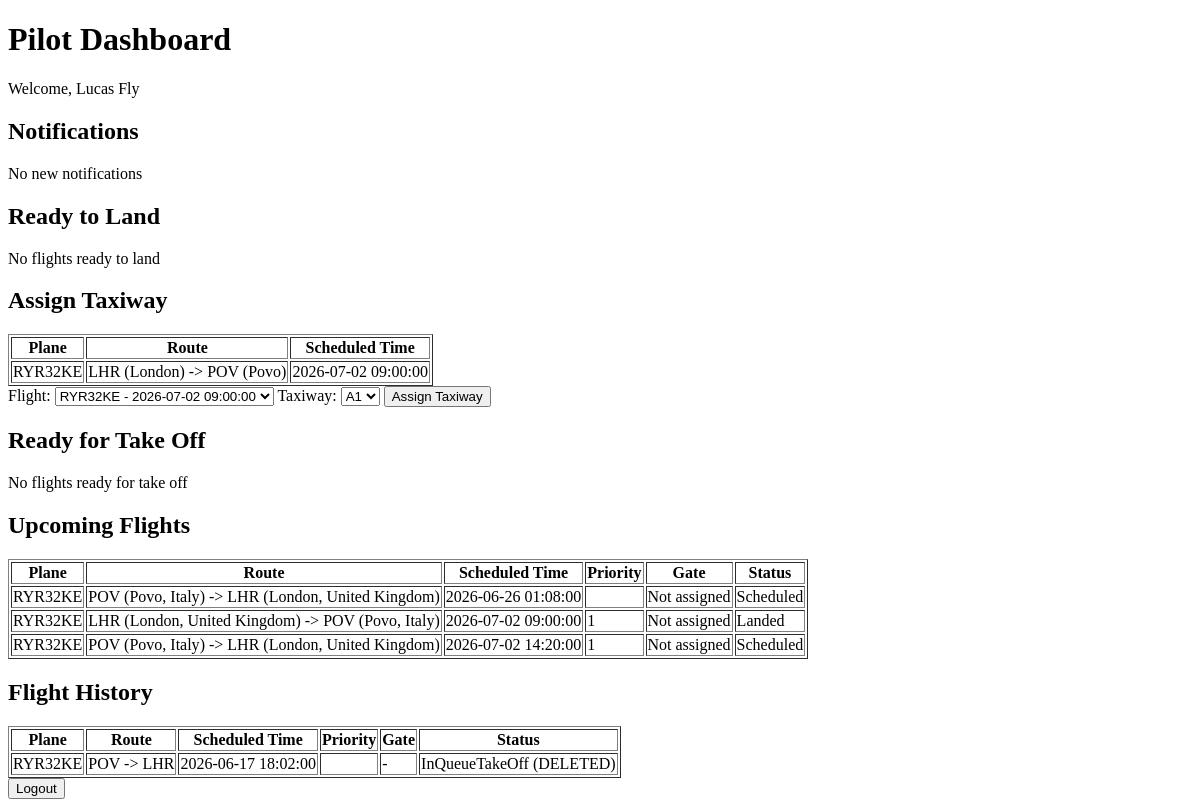
Page /PovoAirport/PilotPage.php (signed in) on the earlier database version.
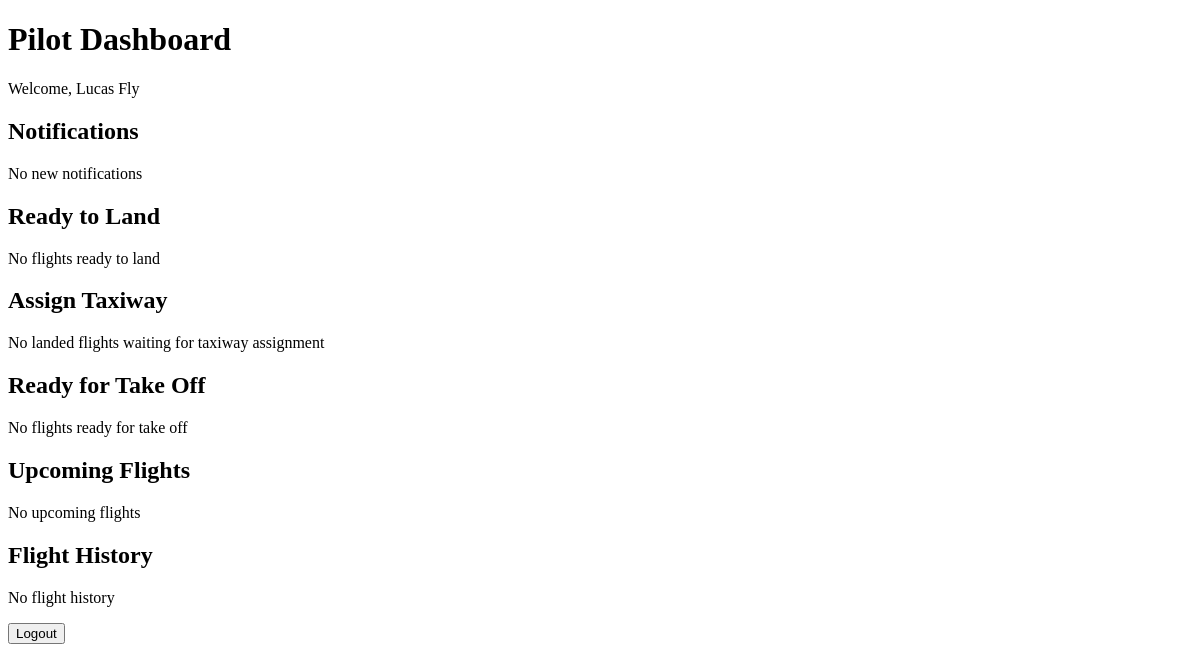
Same page on the later database version.
### tables this page shows
CREATE TABLE `flights` (
  `id` int(11) NOT NULL,
  `priority` int(11) DEFAULT NULL,
  `scheduled_time` datetime NOT NULL,
  `validation` enum('NOT_ACCEPTED','ACCEPTED','REJECTED','CONFIRMED','DELETED') NOT NULL DEFAULT 'NOT_ACCEPTED',
  `plane_id` varchar(8) NOT NULL,
  `pilot_id` int(11) NOT NULL,
  `departure_airport_id` int(11) NOT NULL,
  `arrival_airport_id` int(11) NOT NULL,
  `status_id` int(11) NOT NULL,
  `modify_id` int(11) DEFAULT NULL
);

CREATE TABLE `airports` (
  `id` int(11) NOT NULL,
  `name` varchar(255) NOT NULL,
  `code` varchar(4) NOT NULL,
  `nation` varchar(255) NOT NULL,
  `city` varchar(255) NOT NULL
);

CREATE TABLE `flight_status` (
  `id` int(11) NOT NULL,
  `status` varchar(255) NOT NULL
);

### PovoAirport/Classes/User.php (called while the page is built, shortened)
<?php
class User
{
    private int $id;
    private string $name;
    private string $surname;
    public function getId(): int{
        return $this->id;
    }
    public function getName(): string{
        return $this->name;
    }
    public function getSurname(): string{
        return $this->surname;
    }
}

### PovoAirport/Controllers/TrafficControlSystem.php (called while the page is built, shortened)
<?php
class TrafficControlSystem
{
    public function getAvailableTaxiways(): array{
        require 'DatabaseInfo.php';
        try {
            $conn = new PDO("mysql:host=$servername;dbname=$dbname", $username, $password);
            $conn->setAttribute(PDO::ATTR_ERRMODE, PDO::ERRMODE_EXCEPTION);
        } catch(PDOException $e){
            return [];
        }
        try {
            $query = $conn->query("SELECT * FROM taxiways");
            return $query->fetchAll(PDO::FETCH_ASSOC);
        } catch(PDOException $e){
            return [];
        }
    }
}

### PovoAirport/PilotPage.php (the view, shortened to what this page needs)
<?php
require "Classes/User.php";
require "Controllers/FlightScheduleSystem.php";
require "Controllers/TrafficControlSystem.php";
$user=null;
if(isset($_SESSION["user"])&&unserialize($_SESSION["user"])->getRole()==RoleEnum::Pilot){
    $user=unserialize($_SESSION["user"]);
}else{
    header('Location: index.php');
}
require 'DatabaseInfo.php';
try {
    $conn = new PDO("mysql:host=$servername;dbname=$dbname", $username, $password);
    $conn->setAttribute(PDO::ATTR_ERRMODE, PDO::ERRMODE_EXCEPTION);
} catch(PDOException $e){
    die("Could not connect. ".$e->getMessage());
}
$pilotId = $user->getId();
$tcs = new TrafficControlSystem();
$upcomingQuery = $conn->prepare("SELECT f.id, f.plane_id, f.scheduled_time, f.priority, f.validation,
    fs.status AS flight_status, d.code AS dep_code, d.city AS dep_city, d.nation AS dep_nation,
    a.code AS arr_code, a.city AS arr_city, a.nation AS arr_nation, g.gate_number
    FROM flights f
    INNER JOIN airports d ON f.departure_airport_id = d.id
    INNER JOIN airports a ON f.arrival_airport_id = a.id
    INNER JOIN flight_status fs ON f.status_id = fs.id
    LEFT JOIN gates g ON f.id = g.flight_id
    WHERE f.pilot_id = :pilotId AND f.scheduled_time > NOW() AND f.validation = 'CONFIRMED' AND f.status_id NOT IN (6, 7)
    ORDER BY f.scheduled_time ASC");
$upcomingQuery->bindParam(':pilotId', $pilotId);
$upcomingQuery->execute();
$upcomingFlights = $upcomingQuery->fetchAll(PDO::FETCH_ASSOC);
$historyQuery = $conn->prepare("SELECT f.id, f.plane_id, f.scheduled_time, f.priority, f.validation,
    fs.status AS flight_status, d.code AS dep_code, d.city AS dep_city,
    a.code AS arr_code, a.city AS arr_city, g.gate_number
    FROM flights f
    INNER JOIN airports d ON f.departure_airport_id = d.id
    INNER JOIN airports a ON f.arrival_airport_id = a.id
    INNER JOIN flight_status fs ON f.status_id = fs.id
    LEFT JOIN gates g ON f.id = g.flight_id
    WHERE f.pilot_id = :pilotId AND (f.scheduled_time <= NOW() OR f.validation = 'DELETED')
    ORDER BY f.scheduled_time DESC LIMIT 20");
$historyQuery->bindParam(':pilotId', $pilotId);
$historyQuery->execute();
$historyFlights = $historyQuery->fetchAll(PDO::FETCH_ASSOC);
$notificationQuery = $conn->prepare("SELECT f.id, f.plane_id, f.scheduled_time, f.validation
    FROM flights f
    WHERE f.pilot_id = :pilotId AND f.validation IN ('NOT_ACCEPTED','REJECTED')
    AND f.scheduled_time > NOW()
    ORDER BY f.id DESC LIMIT 10");
$notificationQuery->bindParam(':pilotId', $pilotId);
$notificationQuery->execute();
$notifications = $notificationQuery->fetchAll(PDO::FETCH_ASSOC);
$taxiwayQuery = $conn->prepare("SELECT f.id, f.plane_id, f.scheduled_time,
    d.code AS dep_code, d.city AS dep_city,
    a.code AS arr_code, a.city AS arr_city
    FROM flights f
    INNER JOIN airports d ON f.departure_airport_id = d.id
    INNER JOIN airports a ON f.arrival_airport_id = a.id
    WHERE f.pilot_id = :pilotId AND f.status_id = 5 AND f.validation IN ('CONFIRMED','ACCEPTED')
    AND NOT EXISTS (SELECT 1 FROM taxiway_flight tf WHERE tf.flight_id = f.id)
    ORDER BY f.scheduled_time ASC");
$taxiwayQuery->bindParam(':pilotId', $pilotId);
$taxiwayQuery->execute();
$landedNoTaxiway = $taxiwayQuery->fetchAll(PDO::FETCH_ASSOC);
$availableTaxiways = $tcs->getAvailableTaxiways();
?>
<!DOCTYPE html>
<html>
    <head>
    </head>
    <body>
        <h1>Pilot Dashboard</h1>
        <p>Welcome, <?php echo $user->getName()." ".$user->getSurname(); ?></p>
        <h2>Notifications</h2>
        <?php if(count($notifications)>0){ ?>
            <table border=1>
                <tr><th>Flight</th><th>Plane</th><th>Scheduled Time</th><th>Status</th></tr>
                <?php foreach($notifications as $n){
                    $msg = "";
                    if($n["validation"] == "NOT_ACCEPTED")
                        $msg = "Awaiting TC approval";
                    elseif($n["validation"] == "REJECTED")
                        $msg = "Flight was rejected";
                ?>
                    <tr>
                        <td><?php echo $n["id"]; ?></td>
                        <td><?php echo $n["plane_id"]; ?></td>
                        <td><?php echo $n["scheduled_time"]; ?></td>
                        <td><?php echo $msg; ?></td>
                    </tr>
                <?php } ?>
            </table>
        <?php }else{ ?>
            <p>No new notifications</p>
        <?php } ?>
        <h2>Ready to Land</h2>
        <?php
        $landingQuery = $conn->prepare("SELECT f.id, f.plane_id, f.scheduled_time, f.priority,
            d.code AS dep_code, d.city AS dep_city,
            a.code AS arr_code, a.city AS arr_city,
            r.runway_number
            FROM flights f
            INNER JOIN airports d ON f.departure_airport_id = d.id
            INNER JOIN airports a ON f.arrival_airport_id = a.id
            INNER JOIN runways r ON r.flight_id = f.id
            WHERE f.pilot_id = :pilotId AND f.status_id = 4 AND f.validation IN ('CONFIRMED','ACCEPTED')
            ORDER BY f.priority ASC, f.scheduled_time ASC");
        $landingQuery->bindParam(':pilotId', $pilotId);
        $landingQuery->execute();
        $readyToLand = $landingQuery->fetchAll(PDO::FETCH_ASSOC);
        ?>
        <?php if(count($readyToLand) > 0){ ?>
            <table border=1>
                <tr><th>Plane</th><th>From</th><th>To</th><th>Scheduled Time</th><th>Runway</th><th>Action</th></tr>
                <?php foreach($readyToLand as $f){ ?>
                    <tr>
                        <td><?php echo $f["plane_id"]; ?></td>
                        <td><?php echo $f["dep_code"]." (".$f["dep_city"].")"; ?></td>
                        <td><?php echo $f["arr_code"]." (".$f["arr_city"].")"; ?></td>
                        <td><?php echo $f["scheduled_time"]; ?></td>
                        <td><?php echo $f["runway_number"]; ?></td>
                        <td>
                            <form method="POST">
                                <input type="hidden" name="action" value="confirmLanding">
                                <input type="hidden" name="flight_id" value="<?php echo $f["id"]; ?>">
                                <input type="submit" value="Confirm Landing">
                            </form>
                        </td>
                    </tr>
                <?php } ?>
            </table>
        <?php }else{ ?>
            <p>No flights ready to land</p>
        <?php } ?>
        <h2>Assign Taxiway</h2>
        <?php if(count($landedNoTaxiway) > 0 && count($availableTaxiways) > 0){ ?>
            <table border=1>
                <tr><th>Plane</th><th>Route</th><th>Scheduled Time</th></tr>
                <?php foreach($landedNoTaxiway as $f){ ?>
                    <tr>
                        <td><?php echo $f["plane_id"]; ?></td>
                        <td><?php echo $f["dep_code"]." (".$f["dep_city"].") -> ".$f["arr_code"]." (".$f["arr_city"].")"; ?></td>
                        <td><?php echo $f["scheduled_time"]; ?></td>
                    </tr>
                <?php } ?>
            </table>
            <form method="POST">
                <label>Flight:
                    <select name="flight_id" required>
                        <?php foreach($landedNoTaxiway as $f){ ?>
                            <option value="<?php echo $f["id"]; ?>"><?php echo $f["plane_id"]." - ".$f["scheduled_time"]; ?></option>
                        <?php } ?>
                    </select>
                </label>
                <label>Taxiway:
                    <select name="taxiway_id" required>
                        <?php foreach($availableTaxiways as $t){ ?>
                            <option value="<?php echo $t["id"]; ?>"><?php echo $t["taxiway_number"]; ?></option>
                        <?php } ?>
                    </select>
                </label>
                <input type="submit" value="Assign Taxiway">
            </form>
        <?php }else{ ?>
            <p>No landed flights waiting for taxiway assignment</p>
        <?php } ?>
        <h2>Ready for Take Off</h2>
        <?php
        $takeOffQuery = $conn->prepare("SELECT f.id, f.plane_id, f.scheduled_time, f.priority,
            d.code AS dep_code, d.city AS dep_city,
            a.code AS arr_code, a.city AS arr_city,
            r.runway_number
            FROM flights f
            INNER JOIN airports d ON f.departure_airport_id = d.id
            INNER JOIN airports a ON f.arrival_airport_id = a.id
            INNER JOIN runways r ON r.flight_id = f.id
            WHERE f.pilot_id = :pilotId AND f.status_id = 3 AND f.validation IN ('CONFIRMED','ACCEPTED')
            ORDER BY f.priority ASC, f.scheduled_time ASC");
        $takeOffQuery->bindParam(':pilotId', $pilotId);
        $takeOffQuery->execute();
        $readyForTakeOff = $takeOffQuery->fetchAll(PDO::FETCH_ASSOC);
        ?>
        <?php if(count($readyForTakeOff) > 0){ ?>
            <table border=1>
                <tr><th>Plane</th><th>From</th><th>To</th><th>Scheduled Time</th><th>Runway</th><th>Action</th></tr>
                <?php foreach($readyForTakeOff as $f){ ?>
                    <tr>
                        <td><?php echo $f["plane_id"]; ?></td>
                        <td><?php echo $f["dep_code"]." (".$f["dep_city"].")"; ?></td>
                        <td><?php echo $f["arr_code"]." (".$f["arr_city"].")"; ?></td>
                        <td><?php echo $f["scheduled_time"]; ?></td>
                        <td><?php echo $f["runway_number"]; ?></td>
                        <td>
                            <form method="POST">
                                <input type="hidden" name="action" value="confirmTakeOff">
                                <input type="hidden" name="flight_id" value="<?php echo $f["id"]; ?>">
                                <input type="submit" value="Confirm Take Off">
                            </form>
                        </td>
                    </tr>
                <?php } ?>
            </table>
        <?php }else{ ?>
            <p>No flights ready for take off</p>
        <?php } ?>
        <h2>Upcoming Flights</h2>
        <?php if(count($upcomingFlights)>0){ ?>
            <table border=1>
                <tr>
                    <th>Plane</th><th>Route</th><th>Scheduled Time</th>
                    <th>Priority</th><th>Gate</th><th>Status</th>
                </tr>
                <?php foreach($upcomingFlights as $f){ ?>
                    <tr>
                        <td><?php echo $f["plane_id"]; ?></td>
                        <td><?php echo $f["dep_code"]." (".$f["dep_city"].", ".$f["dep_nation"].") -> ".$f["arr_code"]." (".$f["arr_city"].", ".$f["arr_nation"].")"; ?></td>
                        <td><?php echo $f["scheduled_time"]; ?></td>
                        <td><?php echo $f["priority"]; ?></td>
                        <td><?php echo $f["gate_number"] ?: "Not assigned"; ?></td>
                        <td><?php echo $f["flight_status"]; ?></td>
                    </tr>
                <?php } ?>
            </table>
        <?php }else{ ?>
            <p>No upcoming flights</p>
        <?php } ?>
        <h2>Flight History</h2>
        <?php if(count($historyFlights)>0){ ?>
            <table border=1>
                <tr>
                    <th>Plane</th><th>Route</th><th>Scheduled Time</th>
                    <th>Priority</th><th>Gate</th><th>Status</th>
                </tr>
                <?php foreach($historyFlights as $f){ ?>
                    <tr>
                        <td><?php echo $f["plane_id"]; ?></td>
                        <td><?php echo $f["dep_code"]." -> ".$f["arr_code"]; ?></td>
                        <td><?php echo $f["scheduled_time"]; ?></td>
                        <td><?php echo $f["priority"]; ?></td>
                        <td><?php echo $f["gate_number"] ?: "-"; ?></td>
                        <td><?php echo $f["flight_status"]." (".$f["validation"].")"; ?></td>
                    </tr>
                <?php } ?>
            </table>
        <?php }else{ ?>
            <p>No flight history</p>
        <?php } ?>
        <button onclick="window.location.href='Logout.php'">Logout</button>
    </body>
</html>

Differences in the rows shown:
removed flights: plane "RYR32KE", departure_airport.code "LHR", departure_airport.city "London", arrival_airport.code "POV", arrival_airport.city "Povo", scheduled_time "2026-07-02 09:00:00", departure_airport.nation "United Kingdom", arrival_airport.nation "Italy", priority "1", gate_number "Not assigned", status.status "Landed"
removed flights: plane "RYR32KE", departure_airport.code "POV", departure_airport.city "Povo", departure_airport.nation "Italy", arrival_airport.code "LHR", arrival_airport.city "London", arrival_airport.nation "United Kingdom", scheduled_time "2026-06-26 01:08:00", gate_number "Not assigned", status.status "Scheduled", shown under "Upcoming Flights"
removed flights: plane "RYR32KE", departure_airport.code "POV", departure_airport.city "Povo", departure_airport.nation "Italy", arrival_airport.code "LHR", arrival_airport.city "London", arrival_airport.nation "United Kingdom", scheduled_time "2026-07-02 14:20:00", priority "1", gate_number "Not assigned", status.status "Scheduled", shown under "Upcoming Flights"
removed flights: plane "RYR32KE", departure_airport.code "POV", arrival_airport.code "LHR", scheduled_time "2026-06-17 18:02:00", gate_number "-", status.status "InQueueTakeOff", validation "DELETED", shown under "Flight History"
Other differences:
form field flight_id: "RYR32KE - 2026-07-02 09:00:00" → (not shown)
form field taxiway_id: "A1" → (not shown)
form field value: "Assign Taxiway" → (not shown)
text no longer shown: "Plane Route Scheduled Time Flight: Taxiway: Plane Route Scheduled Time Priority Gate Status Plane Route Scheduled Time Priority Gate Status"
text now shown: "No landed flights waiting for taxiway assignment No upcoming flights No flight history"
